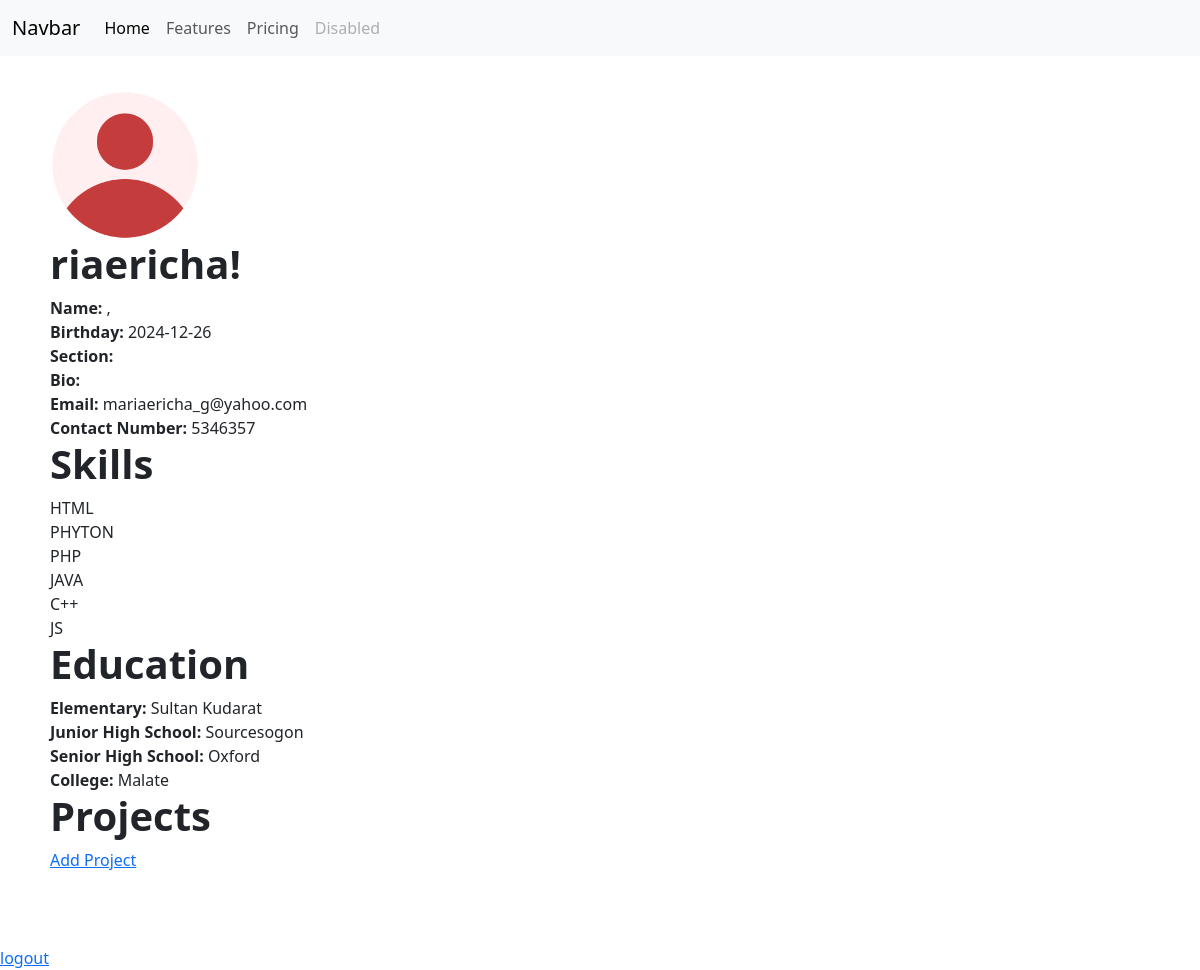
Page /admin/dashboard.php (signed in) on the committed database.
### tables this page shows
CREATE TABLE `infos` (
  `user_id` int(11) NOT NULL,
  `info_id` int(11) NOT NULL,
  `birthday` date NOT NULL,
  `contact` varchar(12) NOT NULL,
  `address` varchar(255) NOT NULL,
  `email` varchar(255) NOT NULL,
  `elem` varchar(255) NOT NULL,
  `elemgrad` year(4) NOT NULL,
  `high` varchar(255) NOT NULL,
  `juniorgrad` year(4) NOT NULL,
  `shs` varchar(255) NOT NULL,
  `seniorgrad` year(4) NOT NULL,
  `college` varchar(255) NOT NULL,
  `collegegrad` year(4) NOT NULL
);

CREATE TABLE `skills` (
  `skills_id` int(11) NOT NULL,
  `user_id` int(11) NOT NULL,
  `first` varchar(255) NOT NULL,
  `second` varchar(255) NOT NULL,
  `third` varchar(255) NOT NULL,
  `fourt` varchar(255) NOT NULL,
  `fifth` varchar(255) NOT NULL,
  `sixth` varchar(255) NOT NULL
);

### classes/infos.class.php (called while the page is built, shortened)
<?php
require_once "database.class.php";
class Infos
{
    public $user_id;
    private $conn;
    function __construct()
    {
        $db = new Database;
        $this->conn = $db->connect();
    }
    function account()
    {
        $sql = "SELECT * FROM infos WHERE user_id = :user_id";
        $query = $this->conn->prepare($sql);
        $query->bindParam(':user_id', $this->user_id);
        $query->execute();
        return $query->fetch();
    }
}

### classes/database.class.php (called while the page is built)
<?php
    class Database {
        private $host = "localhost";
        private $database = "authenticate";
        private $username = "root";
        private $password = "";
        protected $connection;
        function connect(){
            try {
                $this->connection = new PDO ("mysql:host=$this->host;dbname=$this->database;", $this->username, $this->password);
            } catch (PDOException $error) {
                echo "connection error" . $error->getMessage();
            }
            return $this->connection;
        }
    }
?>

### classes/skills.class.php (called while the page is built, shortened)
<?php
require_once "database.class.php";
class Skills
{
    private $conn;
    public $user_id;
    function __construct()
    {
        $db = new Database;
        $this->conn = $db->connect();
    }
    function acc(){
        $sql = "SELECT * FROM skills WHERE user_id = :user_id";
        $query = $this->conn->prepare($sql);
        $query->bindParam(':user_id', $this->user_id);
        $query->execute();
        return $query->fetch();
    }
}

### admin/dashboard.php (the view, shortened to what this page needs)
<?php
require_once '../classes/infos.class.php';
require_once '../classes/skills.class.php';
$objInfos = new Infos;
$objSkills = new Skills;
$objInfos->user_id = $_SESSION['user']['user_id'];
$objSkills->user_id = $_SESSION['user']['user_id'];
$infos = $objInfos->account();
$skills = $objSkills->acc();
?>
<!DOCTYPE html>
<html lang="en">
<head>
    <link href="../bootstrap-5.3.3/css/bootstrap.min.css" rel="stylesheet">
    <link rel="stylesheet" href="../style/admin.dashboard.css">
</head>
<body>
    <div class="header">
    <nav class="navbar fixed-top navbar-expand-lg bg-body-tertiary">
  <div class="container-fluid">
    <a class="navbar-brand" href="#">Navbar</a>
    <div class="collapse navbar-collapse" id="navbarNav">
      <ul class="navbar-nav">
        <li class="nav-item">
          <a class="nav-link active" aria-current="page" href="#">Home</a>
        </li>
        <li class="nav-item">
          <a class="nav-link" href="#">Features</a>
        </li>
        <li class="nav-item">
          <a class="nav-link" href="#">Pricing</a>
        </li>
        <li class="nav-item">
          <a class="nav-link disabled" aria-disabled="true">Disabled</a>
        </li>
      </ul>
    </div>
  </div>
</nav>
    </div>
    <section>
        <div class="parent">
            <div class="p-child">
                <img src="../img/null.png" alt="" height="150px">
                <h1><?php echo $_SESSION["user"]["username"] ?>!</h1>
            </div>
            <div class="infos">
            <div class="fulname">
                <span>Name: </span><?php echo $infos ["lastname"] . ", " . $infos ["firstname"] . " " . $infos["middleini"]?>
            </div>
            <div class="birthday">
                    <span>Birthday: </span><?php echo $infos ["birthday"]?>
            </div>
            <div class="section">
                    <span>Section: </span><?php echo $infos ["section"]?>
            </div>
            <div class="bio">
                    <span>Bio: </span><?php echo $infos ["bio"]?>
            </div>
            <div class="email">
                    <span>Email: </span><?php echo $infos ["email"]?>
                </div>
            <div class="contact">
                    <span>Contact Number: </span><?php echo $infos ["contact"]?>
            </div>
            </div>
            <div class="skills">
                <h1>Skills</h1>
                <div class="first">
                    <?php echo $skills ["first"]?>
                </div>
                <div class="second">
                    <?php echo $skills ["second"]?>
                </div>
                <div class="third">
                    <?php echo $skills ["third"]?>
                </div>
                <div class="fourt">
                    <?php echo $skills ["fourt"]?>
                </div>
                <div class="fifth">
                    <?php echo $skills ["fifth"]?>
                </div>
                <div class="sixth">
                    <?php echo $skills ["sixth"]?>
                </div>
            </div>
            <div class="education">
                <h1>Education</h1>
                <div class="elem">
                    <span>Elementary: </span><?php echo $infos ["elem"]?>
                </div>
                <div class="high">
                    <span>Junior High School: </span><?php echo $infos ["high"]?>
                </div>
                <div class="shs">
                    <span>Senior High School: </span><?php echo $infos ["shs"]?>
                </div>
                <div class="college">
                    <span>College: </span><?php echo $infos ["college"]?>
                </div>
            </div>
            <div class="projects">
                <h1>Projects</h1>
                <a href="addproject.php">Add Project</a>
            </div>
        </div>
        <div class="log"><br><a href="../auth/logout.php">logout</a></div>
    </section>
</body>
</html>

### style/admin.dashboard.css (style rules this page uses)
.parent { margin: 50px; margin-top: 90px; }
h1 { font-weight: 700; }
span { font-weight: bold; }

### rows in the picture
infos: birthday "2024-12-26", email "mariaericha_g@yahoo.com", contact "5346357", elem "Sultan Kudarat", high "Sourcesogon", shs "Oxford", college "Malate"
skills: first "HTML", second "PHYTON", third "PHP", fourt "JAVA", fifth "C++", sixth "JS"

### other values in the picture
$_SESSION["user"]["username"] "riaericha"
